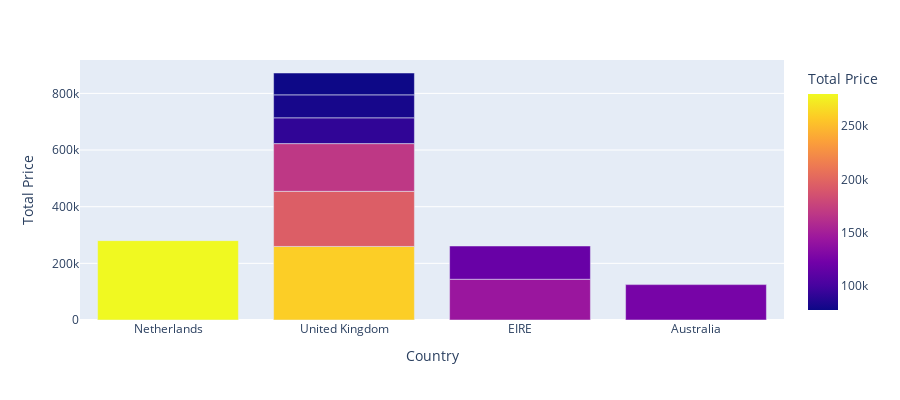

Here is the notebook cell this chart was saved with:
### Code cell
#amount spent by each customer
amount=df1.groupby(by=['CustomerID','Country'],as_index=False)['Total Price'].sum()
display("The total amount spent by each customer is:",HTML(amount.head(5).to_html()))
print("\n")
#printing the top 10 customers with highest number of orders
amount_max=amount.sort_values(by='Total Price', ascending=False).head(10)
display("The top 10 customers with higest amount spent are \n:",HTML(amount_max.to_html()))

#plotting the top 10 customers along with the country they belong to
fig1 = px.bar(amount_max, x='Country', y='Total Price',
             hover_data=['Country','CustomerID'], color='Total Price',
             labels={'Total Price':'Total Price'}, height=400)
fig1.show()

### Figure 1 — Plotly figure (JSON) as saved in the notebook; plotly's stock layout.template omitted (floating-point values rounded to 4 significant figures)
{"data": [{"alignmentgroup": "True", "customdata": [["Netherlands", 14646], ["United Kingdom", 18102], ["United Kingdom", 17450], ["United Kingdom", 16446], ["EIRE", 14911], ["Australia", 12415], ["EIRE", 14156], ["United Kingdom", 17511], ["United Kingdom", 16029], ["United Kingdom", 12346]], "hoverlabel": {"namelength": 0}, "hovertemplate": "Country=%{customdata[0]}<br>Total Price=%{marker.color}<br>CustomerID=%{customdata[1]}", "legendgroup": "", "marker": {"color": [280200.0, 259700.0, 194600.0, 168500.0, 143800.0, 124900.0, 117400.0, 91060.0, 81020.0, 77180.0], "coloraxis": "coloraxis"}, "name": "", "offsetgroup": "", "orientation": "v", "showlegend": false, "textposition": "auto", "type": "bar", "x": ["Netherlands", "United Kingdom", "United Kingdom", "United Kingdom", "EIRE", "Australia", "EIRE", "United Kingdom", "United Kingdom", "United Kingdom"], "xaxis": "x", "y": [280200.0, 259700.0, 194600.0, 168500.0, 143800.0, 124900.0, 117400.0, 91060.0, 81020.0, 77180.0], "yaxis": "y"}], "layout": {"barmode": "relative", "coloraxis": {"colorbar": {"title": {"text": "Total Price"}}, "colorscale": [[0, "#0d0887"], [0.1111, "#46039f"], [0.2222, "#7201a8"], [0.3333, "#9c179e"], [0.4444, "#bd3786"], [0.5556, "#d8576b"], [0.6667, "#ed7953"], [0.7778, "#fb9f3a"], [0.8889, "#fdca26"], [1, "#f0f921"]]}, "height": 400, "legend": {"tracegroupgap": 0}, "margin": {"t": 60}, "xaxis": {"anchor": "y", "domain": [0, 1], "title": {"text": "Country"}}, "yaxis": {"anchor": "x", "domain": [0, 1], "title": {"text": "Total Price"}}}}
